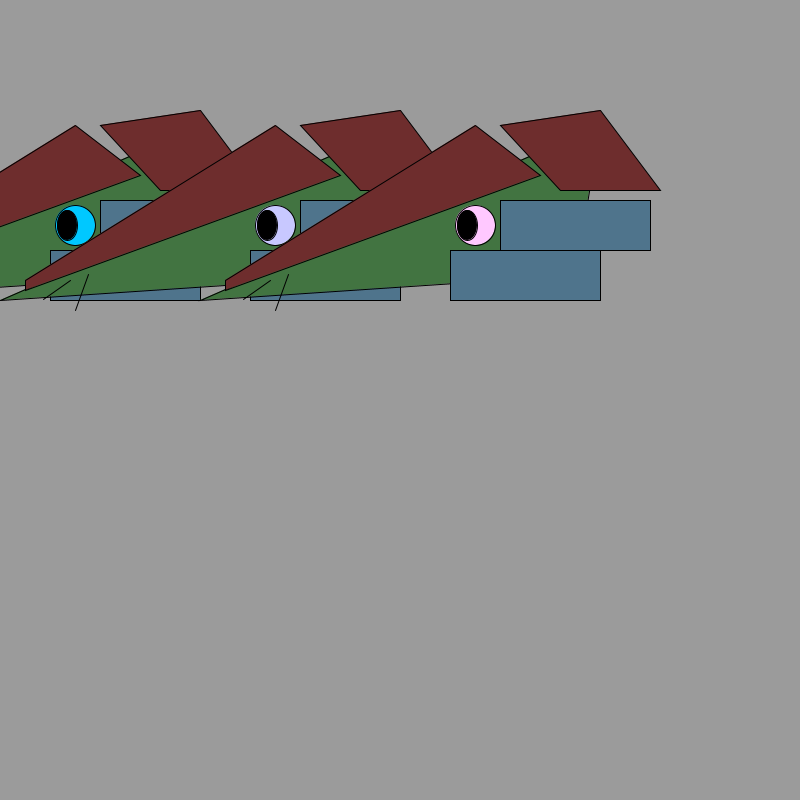
Frame 1 (no input)
Frame 60 (the mouse pressed at the canvas centre just before this capture): identical to frame 1, image omitted
Frame 120 (the mouse held since frame 60 and released just before this capture): identical to frame 1, image omitted

The Processing sketch that drew this single still picture (run headless with seeded random() and noise(); from frame 60 on, the mouse is pressed at the canvas centre):

// Processing sketch: processing_86236
// ── processing_86236.pde

// switch to turn grid on/off
boolean gridOn = false;   // start "off"

void setup(){
  
  size(800,800);
  smooth();
  //frameRate(2);
  
}

// for recoil
float recoilOffset = 0;  // modified position offset to add to sprite position
boolean bFiring = false;
int recoilThreshold;  //when recoilOffset gets below this number, firing = false
float recoilVelocityDefault = 12;      // veolcity; the speed at which the recoil adds
float recoilVelocity = recoilVelocityDefault;
float recoilAcceleration = -2;  // "gravity"?

void Draw_Creature(int x, int y, float drawSize){//, int counter){
  
  //set size of the head to draw
  //scale(drawSize);
  //counter scale()'s change in position by multiplying its location by the counter. Counter = i in the loop
  //translate(x*counter, y*counter);
  
  // headshape
  fill(66,116,65);

  triangle(x-200,y+100,x+200,y-75,x+175,y+75);
  
  //cheeks
  fill(79,116,140);
  rect(x+100, y+0, 150, 50);
  rect(x+50, y+50, 150, 50);  
  
  //eye
  fill(x, y, 255);
  ellipse(x+75, y+25, 40,40);
  //pupil
  fill(0);
  ellipse(x+67, y+25, 20,30);
  
  //Whisker 1
  line(x -112,y  +74,x  -125,y  +110);
  //whisker 2
  line(x -130,y  +80,x  -157,y  +99);
  
  
  fill(110,45,45);
  //top plate
  quad(x-175, y+80,x+75,y-75,x+140,y-25, x-175, y+90);
  //back plate (counter-clockwise)
  quad(x+100, y-75, x+160, y-10, x+260, y-10, x+200, y-90);
  
}

  int localX = 200;
  int localY = 200;
  float drawSize;
void draw(){

  background(155); // clear background
  

  
  //localX = mouseX;
  //localY = mouseY;
  
  // to drag the critter around!  
  if(mousePressed && mouseButton == LEFT){
    localX = mouseX;
    localY = mouseY;
  }
  
  // to fire a projectile!
  if(mousePressed && mouseButton == RIGHT){
    bFiring = true;
    // set the threshold
    recoilThreshold = localX;
    
  }
  
  // for debug
  fill(255);
  println("Mouse X:" + mouseX + " Mouse Y:" +mouseY + " recoilOffset: " + recoilOffset + " bFiring: " + bFiring + " recoilVelocity: " + recoilVelocity + " localX: " + localX);
  
  
    //calculate recoil to add to the position, if firing.

    if(bFiring == true){
      //add speed
      recoilOffset = recoilOffset + recoilVelocity;
      //add acceleration
      recoilVelocity = recoilVelocity + recoilAcceleration;
      
    }
    

    //recoil reset
    if(bFiring == true && recoilOffset + localX <= recoilThreshold){
      recoilOffset = 0;
      bFiring = false;
      recoilVelocity = recoilVelocityDefault;
      
    }
  
  
  
  int i;
  drawSize = 1;
  for(i=-1; i<2; i++){
    
    

    
    // draw it and its friends
    Draw_Creature(localX + (i*200) + int(recoilOffset), localY, drawSize);
    drawSize = drawSize/2;
  
    //Draw_Creature(localX, localY); 
    
  }

  // draw the grid
  if ( gridOn ) {
    draw_grid();
  }


  //graph
  int gridX, gridY;
  gridY = 0;
  //for(gridX=0; gridX *10 < width; gridX++){
  //  line(gridX*10, gridY, width, gridY);
  //  gridY = gridY + 10;
  //line(0,400, width, 400);  
  //line(400,0, height, 0);  
    
  //}

}

//
// keyTyped() is called once every time a key is pressed
//     ignoring CTRL, SHIFT, ALT
void keyTyped() {
  if ( key == 'g' ) {
    gridOn = !gridOn;
  } 
  //if ( key == ' '){
  //  bFiring = true;
  //}
}

//
// draw_grid() is used to overlay a grid
//
void draw_grid() {
  // grid parameters
  color g_red   = color( 255,   0,   0 );
  color g_blue  = color(   0,   0, 255 );
  float g_w1    = 1;      // stroke weight for thin line
  float g_w2    = 2.5;    // stroke weight for thicker line
  int span      = 800;    // how far each way from the local origin
  int increment = 25;     // how close the lines are
                          // note: should be a factor of 100
  // draw main grid
  strokeWeight( g_w1 );
  for ( int i=-span; i<=span; i+=increment ) {
    if ( (i%100) == 0 ) {
      stroke( g_red, 192 );
    } else {
      stroke( g_red, 64 );
    }
    line( localX-i, localY-span, localX-i, localY+span );

    if ( (i%100) == 0 ) {
      stroke( g_blue, 192 );
    } else {
      stroke( g_blue, 64 );
    }
    line( localX-span, localY-i, localX+span, localY-i );
  }
  
  // draw axes
  strokeWeight( g_w2 );
  stroke( g_red );
  line( 0, localY, width, localY );  
  stroke( g_blue );
  line( localX, 0, localX, height );
}
